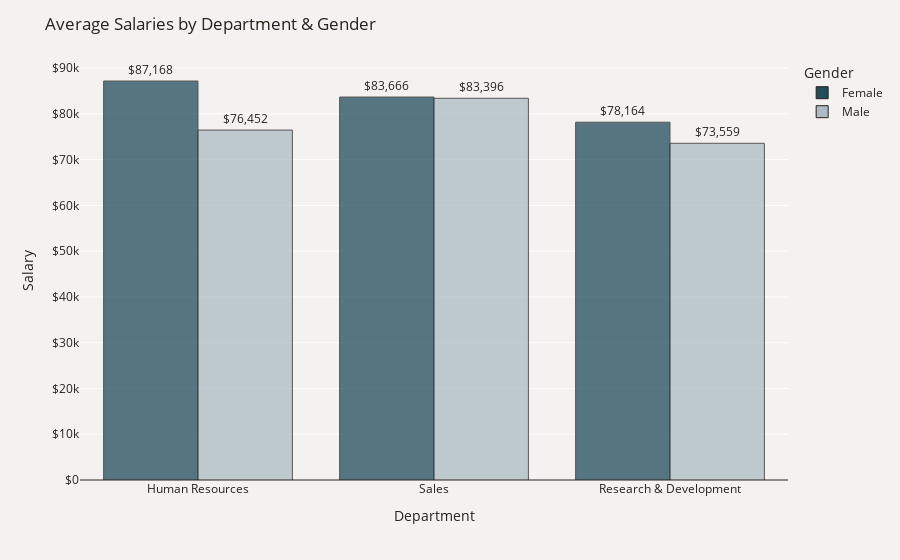

The notebook cell this image was saved under:
### Code cell
plot_df = data.groupby(['Department', 'Gender'])['MonthlyIncome'].mean()
plot_df = plot_df.mul(12).rename('Salary').reset_index().sort_values('Salary', ascending=False)
fig = px.bar(plot_df, x='Department', y='Salary', color='Gender', text='Salary',  
             barmode='group', opacity=0.75, color_discrete_map={'Female': '#214D5C','Male': '#ACBCC2'})
fig.update_traces(texttemplate='$%{text:,.0f}', textposition='outside',
                  marker_line=dict(width=1, color='#28221D'))
fig.update_yaxes(zeroline=True, zerolinewidth=1, zerolinecolor='#28221D')
fig.update_layout(title_text='Average Salaries by Department & Gender', font_color='#28221D',
                  yaxis=dict(title='Salary',tickprefix='$'), paper_bgcolor='#F4F2F0', plot_bgcolor='#F4F2F0')
fig.show()

### Figure 1 — Plotly figure (JSON) as saved in the notebook; plotly's stock layout.template omitted (floating-point values rounded to 4 significant figures)
{"data": [{"alignmentgroup": "True", "hovertemplate": "Gender=Female<br>Department=%{x}<br>Salary=%{text}<extra></extra>", "legendgroup": "Female", "marker": {"color": "#214D5C", "line": {"color": "#28221D", "width": 1}, "opacity": 0.75, "pattern": {"shape": ""}}, "name": "Female", "offsetgroup": "Female", "orientation": "v", "showlegend": true, "text": [87168, 83670.0, 78160.0], "textposition": "outside", "texttemplate": "$%{text:,.0f}", "type": "bar", "x": ["Human Resources", "Sales", "Research & Development"], "xaxis": "x", "y": [87168, 83670.0, 78160.0], "yaxis": "y"}, {"alignmentgroup": "True", "hovertemplate": "Gender=Male<br>Department=%{x}<br>Salary=%{text}<extra></extra>", "legendgroup": "Male", "marker": {"color": "#ACBCC2", "line": {"color": "#28221D", "width": 1}, "opacity": 0.75, "pattern": {"shape": ""}}, "name": "Male", "offsetgroup": "Male", "orientation": "v", "showlegend": true, "text": [83400.0, 76450.0, 73560.0], "textposition": "outside", "texttemplate": "$%{text:,.0f}", "type": "bar", "x": ["Sales", "Human Resources", "Research & Development"], "xaxis": "x", "y": [83400.0, 76450.0, 73560.0], "yaxis": "y"}], "layout": {"autosize": true, "barmode": "group", "font": {"color": "#28221D"}, "legend": {"title": {"text": "Gender"}, "tracegroupgap": 0}, "margin": {"t": 60}, "paper_bgcolor": "#F4F2F0", "plot_bgcolor": "#F4F2F0", "title": {"text": "Average Salaries by Department & Gender"}, "xaxis": {"anchor": "y", "autorange": true, "domain": [0, 1], "range": [-0.5, 2.5], "title": {"text": "Department"}, "type": "category"}, "yaxis": {"anchor": "x", "autorange": true, "domain": [0, 1], "range": [0, 91760.0], "tickprefix": "$", "title": {"text": "Salary"}, "type": "linear", "zeroline": true, "zerolinecolor": "#28221D", "zerolinewidth": 1}}}
